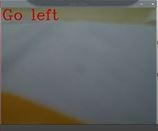
#> input picture week2/testing_session4_draft/path_floor.JPG, 158 x 131 px, given in place of the camera
$ python lineFollower.py
#> lines starting #> are read from the running program, lines starting #| are printed output that depends on the picture; after the words box and inside, x2 and y2 are one past the last pixel; in counts of white or black regions, pixels touching at a corner belong together
import cv2
import numpy as np
import serial
import time

ser = serial.Serial('/dev/ttyACM0', baudrate = 9600, timeout = 1)

cap = cv2.VideoCapture(0)
cap.set(3,1280)
cap.set(4,720)

path_lower = np.array([0,80,0])
path_upper = np.array([179,255,255])

font = cv2.FONT_HERSHEY_COMPLEX
kernel = np.ones((5,5),np.uint8)

while True:
    ret, frame = cap.read()
#> frame is the input picture: shape (131, 158, 3); mean B, G, R 100.2, 102.3, 100.7
    if not ret:
        cap = cv2.VideoCapture(0)
        continue
    (h, w) = frame.shape[:2]
#> h = 131; w = 158
    blur = cv2.GaussianBlur(frame,(5,5),cv2.BORDER_DEFAULT)
    hsvvid = cv2.cvtColor(blur, cv2.COLOR_BGR2HSV)
#> hsvvid: shape (131, 158, 3); mean H, S, V 83, 45, 109.7

    path_mask = cv2.inRange(hsvvid, path_lower, path_upper)
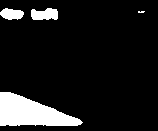
#> path_mask: shape (131, 158); 10.8% white; 4 white regions (1 under 20 px), largest, box (x1, y1, x2, y2) and area: (0, 92, 83, 126) 1749, (31, 8, 58, 20) 265, (0, 8, 24, 20) 209
    opening = cv2.morphologyEx(path_mask, cv2.MORPH_OPEN, kernel)
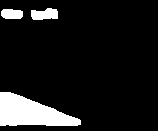
#> opening: shape (131, 158); 10.6% white; 3 white regions, box (x1, y1, x2, y2) and area: (0, 92, 81, 126) 1741, (31, 8, 58, 20) 256, (1, 9, 23, 19) 195
    erosion = cv2.erode(opening,kernel,iterations = 1)
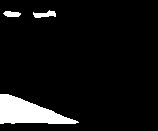
#> erosion: shape (131, 158); 7.4% white; 3 white regions, box (x1, y1, x2, y2) and area: (0, 94, 79, 124) 1349, (33, 10, 56, 18) 108, (3, 11, 21, 17) 83
    dilation = cv2.dilate(erosion,kernel,iterations = 5)
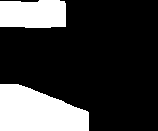
#> dilation: shape (131, 158); 23.9% white; 2 white regions
    path_contours, hierarchy = cv2.findContours(dilation, cv2.RETR_EXTERNAL, cv2.CHAIN_APPROX_SIMPLE)
#> path_contours = 2 contours; box (x1, y1, x2, y2) and area: (0, 84, 89, 131) 3084, (0, 0, 66, 28) 1654

    if len(path_contours) > 0:
        largest = max(path_contours, key = cv2.contourArea)
#> largest = contour of 57 points, box (x1, y1, x2, y2) (0, 84, 89, 131), area 3084
        M_1 = cv2.moments(largest)
#> M_1 = moments, m00 3084, centre m10/m00, m01/m00 = (37.49, 111.3)
        path_centroid_x = int(M_1['m10']/M_1['m00'])
#> path_centroid_x = 37
        path_centroid_y = int(M_1['m01'] / M_1['m00'])
#> path_centroid_y = 111

        if path_centroid_x < w/2 - 150:
            i = 'l'
            ser.write(i.encode())
            print('go left')
            left_text = 'Go left'
            cv2.putText(frame, left_text, (5, 50), font, 2, (0, 0, 255), 2, cv2.LINE_AA)
            time.sleep(0.05)

        elif path_centroid_x > w/2 + 150:
            i = 'r'
            ser.write(i.encode())
            print('go right')
            right_text = 'Go right'
            cv2.putText(frame, right_text, (5, 50), font, 2, (0, 0, 255), 2, cv2.LINE_AA)
            time.sleep(0.05)

        else:
            i = 'f'
            ser.write(i.encode())
            print('go straight')
            straight_text = 'Go straight'
            cv2.putText(frame, straight_text, (5, 50), font, 2, (0, 0, 255), 2, cv2.LINE_AA)
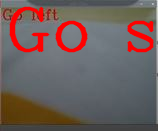
#> frame: shape (131, 158, 3); 8.58% of pixels changed, all inside (x1, y1, x2, y2) = (9, 6, 154, 53)
            time.sleep(0.110)

    else:
        i = 'r'
        ser.write(i.encode())
        print('looking for path')
        straight_text = 'looking for path'
        cv2.putText(frame, straight_text, (5, 50), font, 2, (0, 0, 255), 2, cv2.LINE_AA)
        time.sleep(0.05)

    cv2.imshow('path video', frame)
    key = cv2.waitKey(1)
#> (key Esc is pressed here)
    if key == 27: #press esc to exit
        break

cap.release()
cv2.destroyAllWindows()
